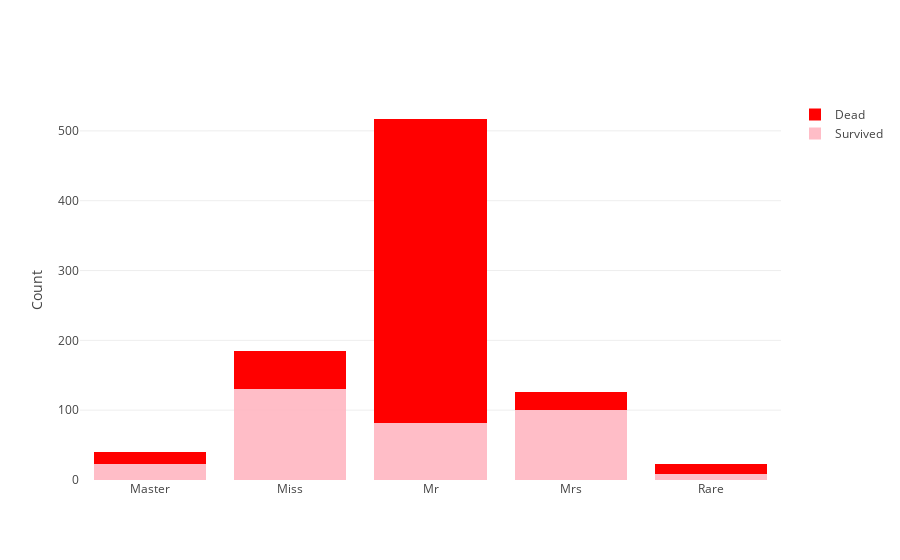

The code cell stored with this chart in its notebook:
### Markdown cell above
- Let's Dive deeper to visualze it.

### Code cell
trace1 = go.Bar(
    x=['Master', 'Miss', 'Mr', 'Mrs', 'Rare'],
    y=train[train['Survived']==1][['Title', 'Survived']].groupby(['Title']).size(),
    name='Survived',
    marker = dict(
        color = 'rgba(255, 182, 193, .9)',
    )
)
trace2 = go.Bar(
    x=['Master', 'Miss', 'Mr', 'Mrs', 'Rare'],
    y=train[train['Survived']==0][['Title', 'Survived']].groupby(['Title']).size(),
    name='Dead',
    marker = dict(
        color = 'rgb(255, 0, 0)',
    )
)

data = [trace1, trace2]
layout = go.Layout(
    barmode='stack',
    yaxis = dict(zeroline = False, title='Count')
)
fig = go.Figure(data=data, layout=layout)
plotly.offline.iplot(fig, filename='stacked-bar')

### Figure 1 — Plotly figure (JSON) as saved in the notebook; plotly's stock layout.template omitted (floating-point values rounded to 4 significant figures)
{"data": [{"marker": {"color": "rgba(255, 182, 193, .9)"}, "name": "Survived", "type": "bar", "x": ["Master", "Miss", "Mr", "Mrs", "Rare"], "y": [23, 130, 81, 100, 8]}, {"marker": {"color": "rgb(255, 0, 0)"}, "name": "Dead", "type": "bar", "x": ["Master", "Miss", "Mr", "Mrs", "Rare"], "y": [17, 55, 436, 26, 15]}], "layout": {"barmode": "stack", "yaxis": {"title": "Count", "zeroline": false}}}
